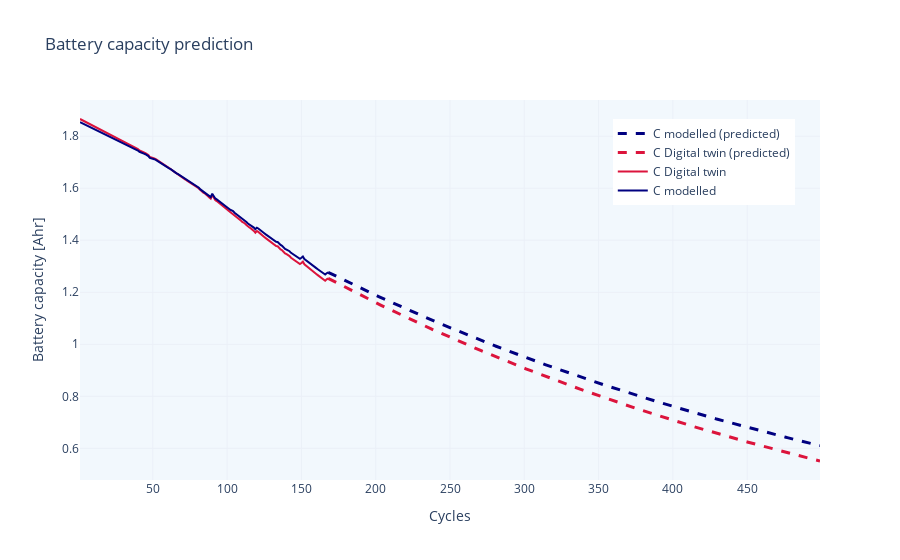

Notebook cell for this chart:
### Code cell
X_twin = X_in + model.predict(X_in).reshape(-1)

fig = go.Figure()

fig.add_trace(go.Scatter(x=cycles, 
                         y=X_in_e,
                         mode='lines',
                         name=f'C modelled (predicted)',
                         line=dict(color='navy', 
                                   width=3,
                                   dash='dash')))
fig.add_trace(go.Scatter(x=cycles, 
                         y=C_twin_e,
                         mode='lines',
                         name=f'C Digital twin (predicted)',
                         line=dict(color='crimson', 
                                   width=3,
                                   dash='dash'
                                  )))

fig.add_trace(go.Scatter(x=dfb.index, 
                         y=X_twin,
                         mode='lines',
                         name=f'C Digital twin',
                         line=dict(color='crimson',
                                   width=2)))
fig.add_trace(go.Scatter(x=dfb.index, 
                         y=dfb['C. Capacity'],
                         mode='lines',
                         name=f'C modelled',
                         line=dict(color='navy', 
                                   width=2)))

fig.update_layout(
    title="Battery capacity prediction",
    xaxis_title="Cycles",
    yaxis_title="Battery capacity [Ahr]")
fig.update_layout(legend=dict(
    yanchor="top",
    y=0.95,
    xanchor="left",
    x=0.72
))
fig.update_layout({'plot_bgcolor': '#f2f8fd',
                  'paper_bgcolor': 'white',}, 
                   template='plotly_white')

### Figure 1 — Plotly figure (JSON) as saved in the notebook; plotly's stock layout.template omitted (floating-point values rounded to 4 significant figures; data arrays with more than 128 entries replaced by an {"elided": "..."} marker saying what was removed)
{"data": [{"line": {"color": "navy", "dash": "dash", "width": 3}, "mode": "lines", "name": "C modelled (predicted)", "type": "scatter", "x": {"elided": "332 int values"}, "y": {"elided": "332 float values"}}, {"line": {"color": "crimson", "dash": "dash", "width": 3}, "mode": "lines", "name": "C Digital twin (predicted)", "type": "scatter", "x": {"elided": "332 int values"}, "y": {"elided": "332 float values"}}, {"line": {"color": "crimson", "width": 2}, "mode": "lines", "name": "C Digital twin", "type": "scatter", "x": {"elided": "168 int values"}, "y": {"elided": "168 float values"}}, {"line": {"color": "navy", "width": 2}, "mode": "lines", "name": "C modelled", "type": "scatter", "x": {"elided": "168 int values"}, "y": {"elided": "168 float values"}}], "layout": {"legend": {"x": 0.72, "xanchor": "left", "y": 0.95, "yanchor": "top"}, "paper_bgcolor": "white", "plot_bgcolor": "#f2f8fd", "title": {"text": "Battery capacity prediction"}, "xaxis": {"title": {"text": "Cycles"}}, "yaxis": {"title": {"text": "Battery capacity [Ahr]"}}}}
